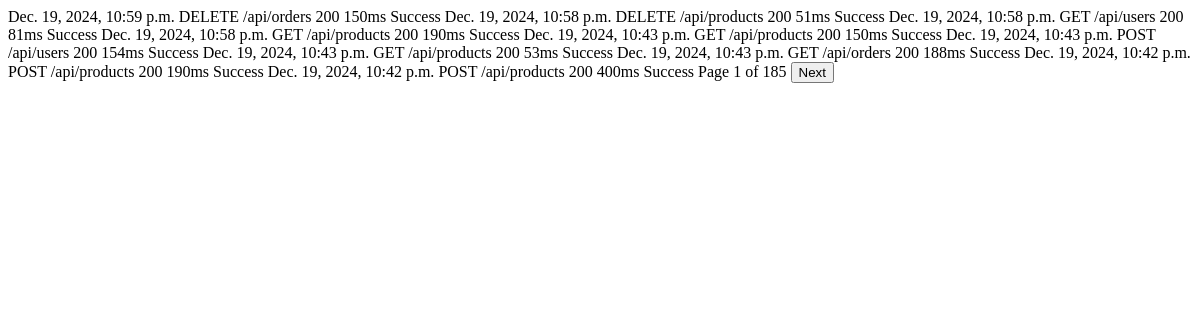
/api/event-rows/, run on an earlier commit of the app's database.
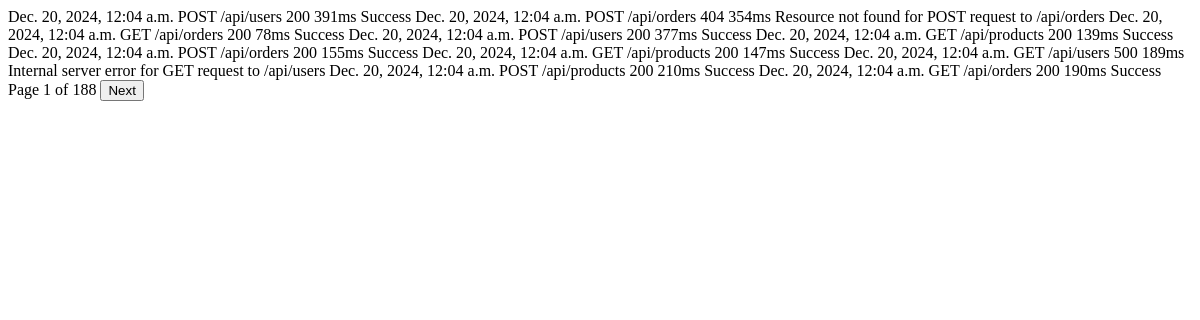
And on a later commit of the database.
### events/models.py (models this page shows, shortened)
class Event(models.Model):
    HTTP_METHODS = ["GET", "POST", "PUT", "DELETE"]
    method = models.CharField(
        max_length=10,
        choices=[(m, m) for m in HTTP_METHODS],
        help_text="HTTP method used for the request",
    )
    source = models.CharField(
        max_length=100,
    )
    timestamp = models.DateTimeField(auto_now_add=True)
    duration_ms = models.IntegerField()
    status_code = models.IntegerField()
    request_id = models.UUIDField(
        default=uuid.uuid4, unique=True, help_text="Unique identifier for the request"
    )
    metadata = models.JSONField(default=dict)
    class Meta:
        ordering = ["-timestamp"]
        indexes = [
            models.Index(fields=["-timestamp"]),
            models.Index(fields=["status_code"]),
            models.Index(fields=["method"]),
        ]

### events/views.py (the view)
# urls.py: path('api/event-rows/', views.table_rows, name='table_rows'),
def table_rows(request):
    page_number = request.GET.get("page", 1)
    paginator = Paginator(Event.objects.all().order_by("-timestamp"), 10)
    events = paginator.get_page(page_number)
    return render(request, "dashboard/table/rows.html", {"events": events})

### events/templates/dashboard/table/rows.html (shortened to what this page needs)
{% for event in events %}
<tr>
    <td>{{ event.timestamp }}</td>
    <td>{{ event.method }}</td>
    <td>{{ event.source }}</td>
    <td class="{% if event.status_code >= 400 %}error{% else %}success{% endif %}">
        {{ event.status_code }}
    </td>
    <td>{{ event.duration_ms }}ms</td>
    <td>
        {% if event.status_code >= 400 %}
            {{ event.metadata.error_message }}
        {% else %}
            Success
        {% endif %}
    </td>
</tr>
{% endfor %}
<tr id="pagination-row">
    <td colspan="6" style="text-align: center">
        <span>Page {{ events.number }} of {{ events.paginator.num_pages }}</span>
        {% if events.has_next %}
        <button hx-get="{% url 'table_rows' %}?page={{ events.next_page_number }}"
                hx-target="tbody"
                class="button">
            Next
        </button>
        {% endif %}
    </td>
</tr>

What changed in the data, as far as the page shows it:
no longer on this page (row unchanged): Event: timestamp "Dec. 19, 2024, 10:59 p.m.", method "DELETE", source "/api/orders", status_code "200", duration_ms "150", shows "Success"
no longer on this page (row unchanged): Event: timestamp "Dec. 19, 2024, 10:58 p.m.", method "DELETE", source "/api/products", status_code "200", duration_ms "51", shows "Success"
no longer on this page (row unchanged): Event: timestamp "Dec. 19, 2024, 10:58 p.m.", method "GET", source "/api/users", status_code "200", duration_ms "81", shows "Success"
no longer on this page (row unchanged): Event: timestamp "Dec. 19, 2024, 10:58 p.m.", method "GET", source "/api/products", status_code "200", duration_ms "190", shows "Success"
no longer on this page (row unchanged): Event: timestamp "Dec. 19, 2024, 10:43 p.m.", method "GET", source "/api/products", status_code "200", duration_ms "150", shows "Success"
no longer on this page (row unchanged): Event: timestamp "Dec. 19, 2024, 10:43 p.m.", method "POST", source "/api/users", status_code "200", duration_ms "154", shows "Success"
no longer on this page (row unchanged): Event: timestamp "Dec. 19, 2024, 10:43 p.m.", method "GET", source "/api/products", status_code "200", duration_ms "53", shows "Success"
no longer on this page (row unchanged): Event: timestamp "Dec. 19, 2024, 10:43 p.m.", method "GET", source "/api/orders", status_code "200", duration_ms "188", shows "Success"
no longer on this page (row unchanged): Event: timestamp "Dec. 19, 2024, 10:42 p.m.", method "POST", source "/api/products", status_code "200", duration_ms "190", shows "Success"
no longer on this page (row unchanged): Event: timestamp "Dec. 19, 2024, 10:42 p.m.", method "POST", source "/api/products", status_code "200", duration_ms "400", shows "Success"
added Event: timestamp "Dec. 20, 2024, 12:04 a.m.", method "POST", source "/api/users", status_code "200", duration_ms "391", shows "Success"
added Event: timestamp "Dec. 20, 2024, 12:04 a.m.", method "POST", source "/api/orders", status_code "404", duration_ms "354", metadata.error_message "Resource not found for POST request to /api/orders"
added Event: timestamp "Dec. 20, 2024, 12:04 a.m.", method "GET", source "/api/orders", status_code "200", duration_ms "78", shows "Success"
added Event: timestamp "Dec. 20, 2024, 12:04 a.m.", method "POST", source "/api/users", status_code "200", duration_ms "377", shows "Success"
added Event: timestamp "Dec. 20, 2024, 12:04 a.m.", method "GET", source "/api/products", status_code "200", duration_ms "139", shows "Success"
added Event: timestamp "Dec. 20, 2024, 12:04 a.m.", method "POST", source "/api/orders", status_code "200", duration_ms "155", shows "Success"
added Event: timestamp "Dec. 20, 2024, 12:04 a.m.", method "GET", source "/api/products", status_code "200", duration_ms "147", shows "Success"
added Event: timestamp "Dec. 20, 2024, 12:04 a.m.", method "GET", source "/api/users", status_code "500", duration_ms "189", metadata.error_message "Internal server error for GET request to /api/users"
added Event: timestamp "Dec. 20, 2024, 12:04 a.m.", method "POST", source "/api/products", status_code "200", duration_ms "210", shows "Success"
added Event: timestamp "Dec. 20, 2024, 12:04 a.m.", method "GET", source "/api/orders", status_code "200", duration_ms "190", shows "Success"
Also different on the page:
{{ events.paginator.num_pages }}: "185" → "188"
